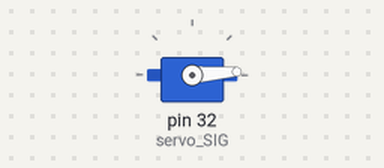
This program was run on a simulated Raspberry Pi (header pin numbers). Parts: servo. Servo angles are drawn from the pulse width (0.5 ms = 0°, 2.5 ms = 180°); what the program prints to the terminal is not drawn.

Above: at 2.05 s.
At 2.95 s:
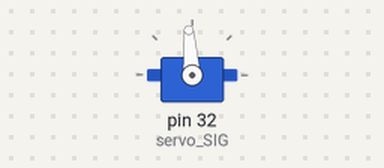
At 3.85 s:
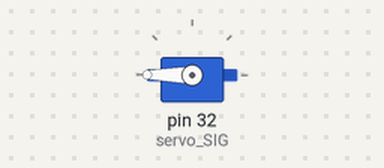
At 5.65 s:
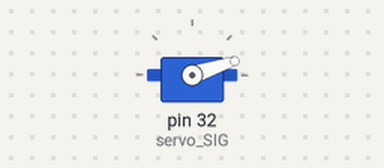
Timing chart, 0 to 7.2 s (numbered marks = the images above):
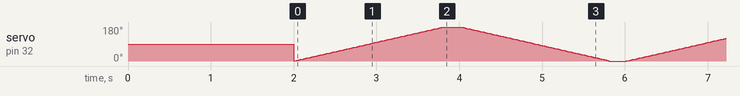

The program:

servo_PWM_GPIO_chinese.py
```python
#!/usr/bin/python
# coding:utf-8
# servo_PWM_GPIO.py
# 树莓派GPIO控制外部舵机来回摆动，角度范围为0~180°，周期为4秒。
try:
    import RPi.GPIO as GPIO
except RuntimeError:
    print("Error importing RPi.GPIO!  This is probably because you need superuser privileges. "
          " You can achieve this by using 'sudo' to run your script")
import time


def servo_map(before_value, before_range_min, before_range_max, after_range_min, after_range_max):
    """
    功能:将某个范围的值映射为另一个范围的值
    参数：原范围某值，原范围最小值，原范围最大值，变换后范围最小值，变换后范围最大值
    返回：变换后范围对应某值
    """
    percent = (before_value - before_range_min) / (before_range_max - before_range_min)
    after_value = after_range_min + percent * (after_range_max - after_range_min)
    return after_value


GPIO.setmode(GPIO.BOARD)  # 初始化GPIO引脚编码方式
servo_SIG = 32
servo_VCC = 4
servo_GND = 6
servo_freq = 50
servo_time = 0.01
servo_width_min = 2.5
servo_width_max = 12.5
# servo_degree_div =servo_width_max - servo_width_min)/180
GPIO.setup(servo_SIG, GPIO.OUT)
# 如果你需要忽视引脚复用警告，请调用GPIO.setwarnings(False)
# GPIO.setwarnings(False)
servo = GPIO.PWM(servo_SIG, servo_freq)  # 信号引脚=servo_SIG 频率=servo_freq in HZ
servo.start(0)
servo.ChangeDutyCycle((servo_width_min+servo_width_max)/2)  # 回归舵机中位
print('预设置完成，两秒后开始摆动')
time.sleep(2)
try:  # try和except为固定搭配，用于捕捉执行过程中，用户是否按下ctrl+C终止程序
    while 1:
        for dc in range(1, 181, 1):
            dc_trans = servo_map(dc, 0, 180, servo_width_min, servo_width_max)
            servo.ChangeDutyCycle(dc_trans)
            # print(dc_trans)
            time.sleep(servo_time)
        time.sleep(0.2)
        for dc in range(180, -1, -1):
            dc_trans = servo_map(dc, 0, 180, servo_width_min, servo_width_max)
            servo.ChangeDutyCycle(dc_trans)
            # print(dc_trans)
            time.sleep(servo_time)
        time.sleep(0.2)
except KeyboardInterrupt:
    pass
servo.stop()  # 停止pwm
GPIO.cleanup()  # 清理GPIO引脚
```
